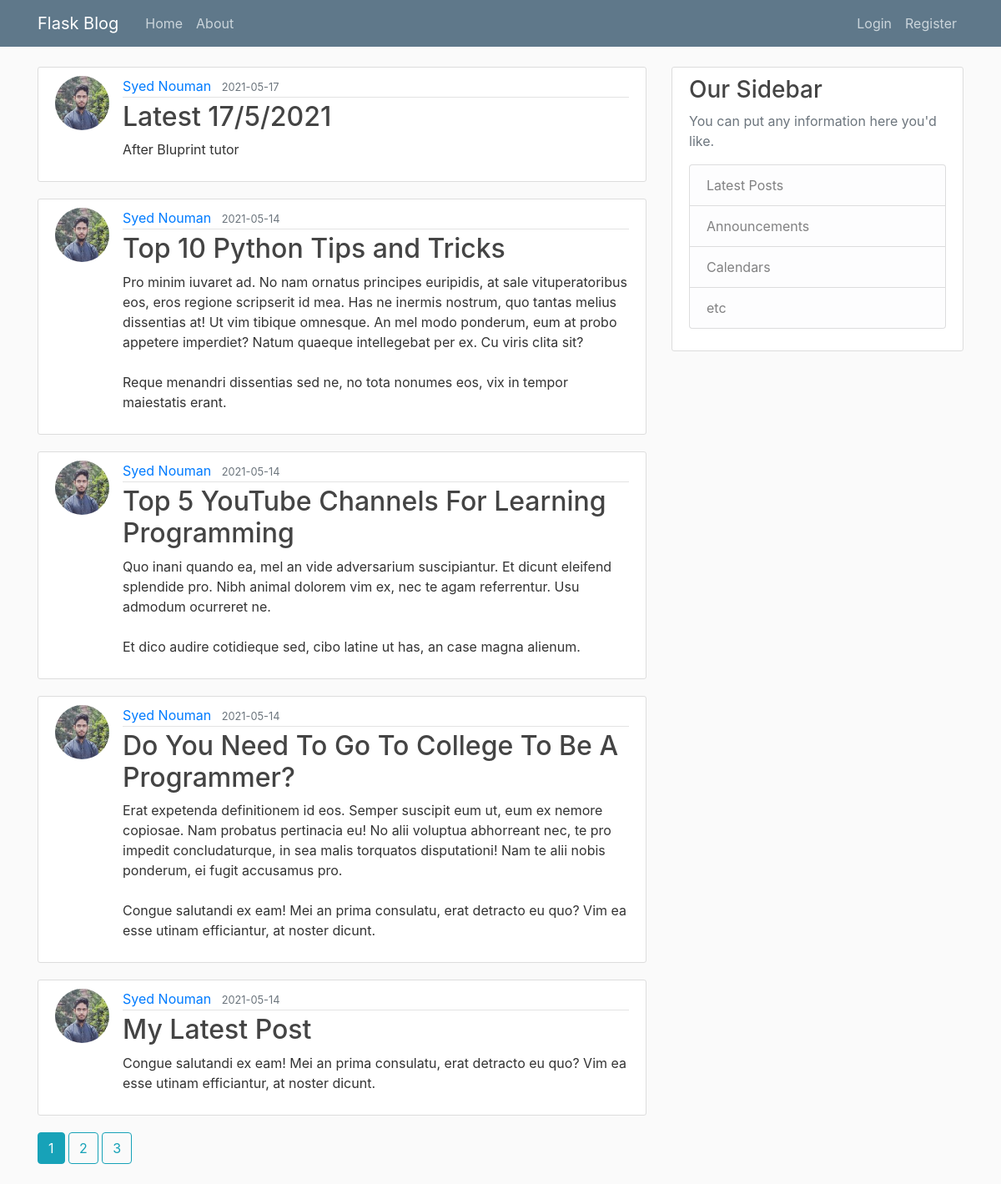
The page /home on the database its author committed.
### flaskblog/models.py (models this page shows, shortened)
class Post(db.Model):
    id = db.Column(db.Integer, primary_key=True)
    title = db.Column(db.String(100), nullable=False)
    date_posted = db.Column(db.DateTime, nullable=False, default=datetime.utcnow)
    content = db.Column(db.Text, nullable=False)
    user_id = db.Column(db.Integer, db.ForeignKey('user.id'), nullable=False)

class User(db.Model, UserMixin):
    id = db.Column(db.Integer, primary_key=True)
    username = db.Column(db.String(20), unique=True, nullable=False)
    email = db.Column(db.String(120), unique=True, nullable=False)
    image_file = db.Column(db.String(20), nullable=False, default='default.jpg')
    password = db.Column(db.String(60), nullable=False)
    posts = db.relationship('Post', backref='author', lazy=True)

### flaskblog/main/routes.py (the view)
@main.route("/")
@main.route("/home")
def home():
    page = request.args.get('page', 1, type=int)
    posts = Post.query.order_by(Post.date_posted.desc()).paginate(page=page, per_page=5)
    return render_template('home.html', posts=posts)

### flaskblog/templates/home.html
{% extends "layout.html" %}
{% block content %}
    {% for post in posts.items %}
        <article class="media content-section">
          <img class="rounded-circle article-img" src="{{ url_for('static', filename='profile_pics/' + post.author.image_file) }}">
          <div class="media-body">
            <div class="article-metadata">
              <a class="mr-2" href="{{ url_for('users.user_posts', username=post.author.username) }}">{{ post.author.username }}</a>
              <small class="text-muted">{{ post.date_posted.strftime('%Y-%m-%d') }}</small>
            </div>
            <h2><a class="article-title" href="{{ url_for('posts.post', post_id=post.id) }}">{{ post.title }}</a></h2>
            <p class="article-content">{{ post.content }}</p>
          </div>
        </article>
    {% endfor %}
    {% for page_num in posts.iter_pages(left_edge=1, right_edge=1, left_current=1, right_current=2) %}
      {% if page_num %}
        {% if posts.page == page_num %}
          <a class="btn btn-info mb-4" href="{{ url_for('main.home', page=page_num) }}">{{ page_num }}</a>
        {% else %}
          <a class="btn btn-outline-info mb-4" href="{{ url_for('main.home', page=page_num) }}">{{ page_num }}</a>
        {% endif %}
      {% else %}
        ...
      {% endif %}
    {% endfor %}
{% endblock content %}

### flaskblog/templates/layout.html (shortened to what this page needs)
<!DOCTYPE html>
<html>
<head>
    <link rel="stylesheet" href="https://maxcdn.bootstrapcdn.com/bootstrap/4.0.0/css/bootstrap.min.css">
    <link rel="stylesheet" type="text/css" href="{{ url_for('static', filename='main.css') }}">
</head>
<body>
    <header class="site-header">
      <nav class="navbar navbar-expand-md navbar-dark bg-steel fixed-top">
        <div class="container">
          <a class="navbar-brand mr-4" href="/">Flask Blog</a>
          <div class="collapse navbar-collapse" id="navbarToggle">
            <div class="navbar-nav mr-auto">
              <a class="nav-item nav-link" href="{{ url_for('main.home') }}">Home</a>
              <a class="nav-item nav-link" href="{{ url_for('main.about') }}">About</a>
            </div>
            <div class="navbar-nav">
              {% if current_user.is_authenticated %}
                <a class="nav-item nav-link" href="{{ url_for('posts.new_post') }}">New Post</a>
                <a class="nav-item nav-link" href="{{ url_for('users.account') }}">Account</a>
                <a class="nav-item nav-link" href="{{ url_for('users.logout') }}">Logout</a>
              {% else %}
                <a class="nav-item nav-link" href="{{ url_for('users.login') }}">Login</a>
                <a class="nav-item nav-link" href="{{ url_for('users.register') }}">Register</a>
              {% endif %}
            </div>
          </div>
        </div>
      </nav>
    </header>
    <main role="main" class="container">
      <div class="row">
        <div class="col-md-8">
          {% block content %}{% endblock %}
        </div>
        <div class="col-md-4">
          <div class="content-section">
            <h3>Our Sidebar</h3>
            <p class='text-muted'>You can put any information here you'd like.
              <ul class="list-group">
                <li class="list-group-item list-group-item-light">Latest Posts</li>
                <li class="list-group-item list-group-item-light">Announcements</li>
                <li class="list-group-item list-group-item-light">Calendars</li>
                <li class="list-group-item list-group-item-light">etc</li>
              </ul>
            </p>
          </div>
        </div>
      </div>
    </main>
</body>
</html>

### flaskblog/static/main.css (style rules this page uses)
body { background: #fafafa; color: #333333; margin-top: 5rem; }
h1, h2, h3, h4, h5, h6 { color: #444444; }
.bg-steel { background-color: #5f788a; }
.site-header .navbar-nav .nav-link { color: #cbd5db; }
.content-section { background: #ffffff; padding: 10px 20px; border: 1px solid #dddddd; border-radius: 3px; margin-bottom: 20px; }
.article-title { color: #444444; }
.article-content { white-space: pre-line; }
.article-img { height: 65px; width: 65px; margin-right: 16px; }
.article-metadata { padding-bottom: 1px; margin-bottom: 4px; border-bottom: 1px solid #e3e3e3; }

### rows shown on the page
Post: image_file (picture), author.username "Syed Nouman", date_posted "2021-05-17", title "Latest 17/5/2021", content "After Bluprint tutor"
Post: image_file (picture), author.username "Syed Nouman", date_posted "2021-05-14", title "Top 10 Python Tips and Tricks", content "Pro minim iuvaret ad. No nam ornatus principes euripidis, at sale vituperatoribus eos, eros regione scripserit id mea. Has ne inermis nostrum, quo tantas melius dissentias at! Ut vim tibique omnesque. An mel modo ponderum, eum at probo appetere imperdiet? Natum quaeque intellegebat per ex. Cu viris clita sit? Reque menandri dissentias sed ne, no tota nonumes eos, vix in tempor maiestatis erant."
Post: image_file (picture), author.username "Syed Nouman", date_posted "2021-05-14", title "Top 5 YouTube Channels For Learning Programming", content "Quo inani quando ea, mel an vide adversarium suscipiantur. Et dicunt eleifend splendide pro. Nibh animal dolorem vim ex, nec te agam referrentur. Usu admodum ocurreret ne. Et dico audire cotidieque sed, cibo latine ut has, an case magna alienum."
Post: image_file (picture), author.username "Syed Nouman", date_posted "2021-05-14", title "Do You Need To Go To College To Be A Programmer?", content "Erat expetenda definitionem id eos. Semper suscipit eum ut, eum ex nemore copiosae. Nam probatus pertinacia eu! No alii voluptua abhorreant nec, te pro impedit concludaturque, in sea malis torquatos disputationi! Nam te alii nobis ponderum, ei fugit accusamus pro. Congue salutandi ex eam! Mei an prima consulatu, erat detracto eu quo? Vim ea esse utinam efficiantur, at noster dicunt."
Post: image_file (picture), author.username "Syed Nouman", date_posted "2021-05-14", title "My Latest Post", content "Congue salutandi ex eam! Mei an prima consulatu, erat detracto eu quo? Vim ea esse utinam efficiantur, at noster dicunt."

### other values the page prints
{{ page_num }} "1"
{{ page_num }} "2" "3"
